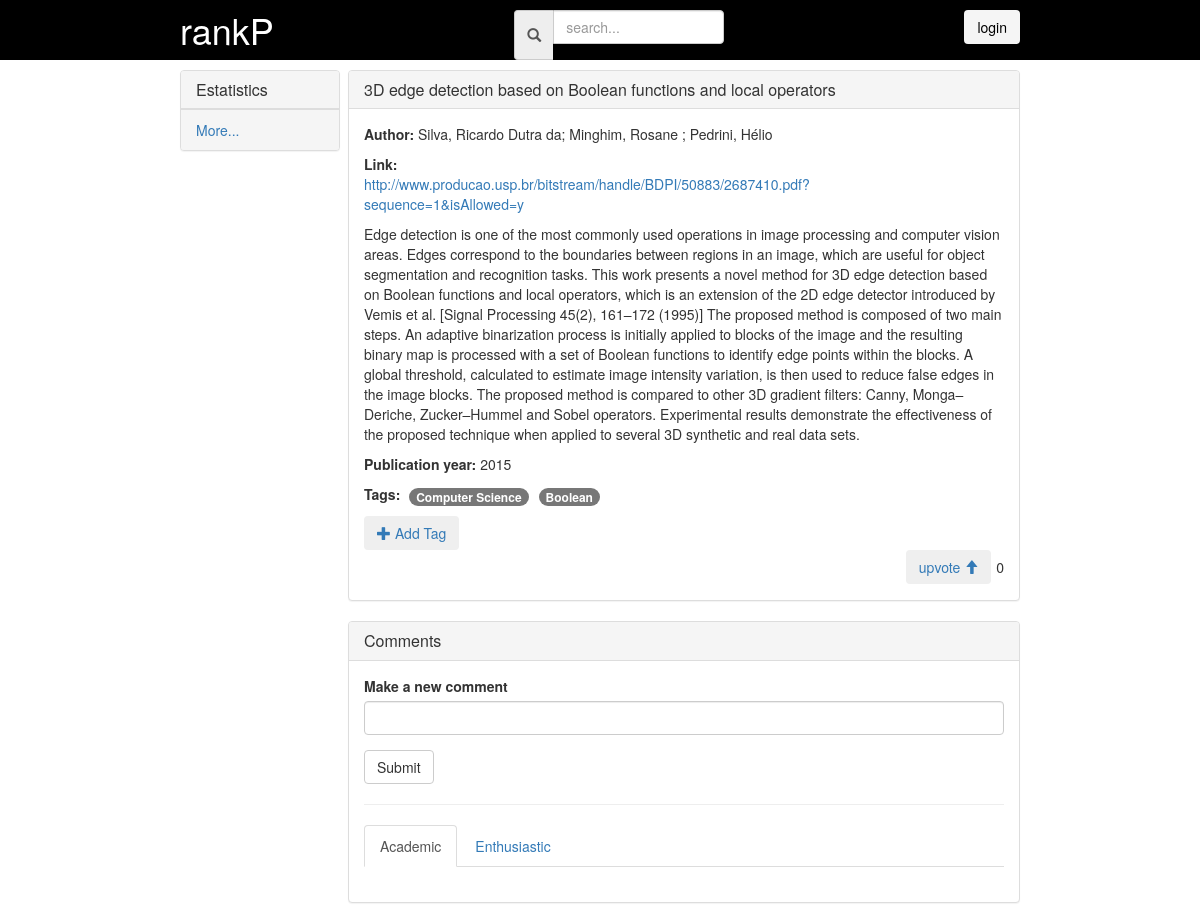
Screenshot of /catalog/1/1 (signed in) with the database file from the repository.
### database_setup.py (models this page shows, shortened)
class Item(Base):
	__tablename__ = 'items'
	id = Column(Integer, primary_key=True)
	name = Column(String(250), nullable=False)
	description = Column(String(250))
	categorie_id = Column(Integer, ForeignKey('categories.id'))
	categorie = relationship(Categories)
	user_id = Column(Integer, ForeignKey('users.id'))
	user = relationship(Users)
	author = Column(String(250))
	pub_year = Column(Integer)
	ptype = Column(Integer)
	link = Column(String(250))
	hot_score = Column(Float)
	date = Column(Integer)

class TagsItems(Base):
	__tablename__ = 'tagsitems'
	id = Column(Integer, primary_key=True)
	item_id = Column(Integer, ForeignKey('items.id'))
	item = relationship(Item)
	categorie_id = Column(Integer, ForeignKey('categories.id'))
	categorie = relationship(Categories)
	tags_id = Column(Integer, ForeignKey('tags.id'))
	tag = relationship(Tags)

class Tags(Base):
	__tablename__ = 'tags'
	id = Column(Integer, primary_key=True)
	name = Column(String(250), nullable=False)

### project.py (the view)
@app.route('/catalog/<int:categorie_id>/<int:item_id>', methods=['GET', 'POST'])
def Items(categorie_id, item_id):
	categories = session.query(Categories).all()
	item = session.query(Item).filter_by(id = item_id).one()
	upvotes = session.query(Upvotes).filter_by(item_id = item_id).all()
	nUpvotes = len(upvotes)
	tags = session.query(TagsItems).filter_by(item_id = item_id).all()
	comments = session.query(Comments).filter_by(item_id = item_id).all()
	return render_template('itempage.html', categories = categories, item = item, login_session = login_session, upvotes = nUpvotes, tags = tags, item_id = item_id, categorie_id = categorie_id, comments = comments)

### templates/itempage.html (shortened to what this page needs)
{% extends "base.html" %}
{% block main %}
	<div class="categories-ls">
		<div class="panel panel-default">
			<div class="panel-heading">
				<h3 class="panel-title">Estatistics</h3>
			</div>
			<div class="panel-footer"><a href="#">More...</a></div>
		</div>
	</div>
	<div class="items-ls">
		<div class="panel panel-default	">
			<div class="panel-heading panel-heading-btn">
		    	<h3 class="panel-title">{{ item.name }}</h3>
		  	</div>
		  	<div class="panel-body">
				<div class="media-body">
    				<p><b>Author:</b> {{ item.author }}</p>
    				<p style="max-width: 80px;"><b>Link:</b> <a href="{{ item.link }}">{{ item.link }}</a></p>
    				<div><p>{{ item.description }}</p></div>
    				<p><b>Publication year:</b> {{ item.pub_year }}</p>
    				<p><b>Tags: </b>{% for t in tags %}<span class="badge" style="margin-left: 5px; margin-right: 5px;">{{ t.tag.name }}</span>{% endfor %}</p> <a href="{{ url_for('AddTag', item_id = item_id, categorie_id = categorie_id) }}"><button class="btn"><span class="glyphicon glyphicon-plus" aria-hidden="true"></span> Add Tag</button></a>
  				</div>
				<div class="item-footer">
						<a href="{{ url_for('Up', categorie_id = categorie_id, item_id = item_id) }}"><button type="submit" class="btn" style="margin-right: 5px;"> upvote <span class="glyphicon glyphicon-arrow-up" aria-hidden="true"></span> </button></a>
					<h5> {{ upvotes }}</h5>
				</div>
		  	</div>
		</div>
		<div class="panel panel-default	">
			<div class="panel-heading panel-heading-btn">
		    	<h3 class="panel-title">Comments</h3>
		  	</div>
		  	<div class="panel-body">
				<div class="media-body">
					<form method="POST" action="{{ url_for('AddComment', categorie_id = categorie_id, item_id = item_id) }}">
						<div class="form-group">
							<label>Make a new comment</label>
							<input class="form-control" rows="3" name="content"></input>
						</div>
						<button type="submit" class="btn btn-default">Submit</button>
					</form>
  				</div>
  				<hr>
  				<div>
				  <ul class="nav nav-tabs" role="tablist">
				    <li role="presentation" class="active"><a href="#home" aria-controls="home" role="tab" data-toggle="tab">Academic</a></li>
				    <li role="presentation"><a href="#profile" aria-controls="profile" role="tab" data-toggle="tab">Enthusiastic</a></li>
				  </ul>
				</div>
		  	</div>
		 </div>
	</div>
{% endblock %}

### static/style.css (style rules this page uses)
body { margin: 0; }
.categories-ls { width: 19%; min-width: 100px; }
.items-ls { padding-left: 0; width: 80%; }
.panel-heading-btn { display: flex; flex-wrap: wrap; justify-content: space-between; }
.item-footer { display: flex; flex-wrap: wrap; float: right; }

### rows the page displays
Item: name "3D edge detection based on Boolean functions and local operators", author "Silva, Ricardo Dutra da; Minghim, Rosane ; Pedrini, Hélio", link "http://www.producao.usp.br/bitstream/handle/BDPI/50883/2687410.pdf?sequence=1&isAllowed=y", description "Edge detection is one of the most commonly used operations in image processing and computer vision areas. Edges correspond to the boundaries between regions in an image, which are useful for object segmentation and recognition tasks. This work presents a novel method for 3D edge detection based on Boolean functions and local operators, which is an extension of the 2D edge detector introduced by Vemis et al. [Signal Processing 45(2), 161–172 (1995)] The proposed method is composed of two main steps. An adaptive binarization process is initially applied to blocks of the image and the resulting binary map is processed with a set of Boolean functions to identify edge points within the blocks. A…", pub_year "2015"
TagsItems: tag.name "Computer Science"
TagsItems: tag.name "Boolean"

### other values shown
{{ upvotes }} "0"
